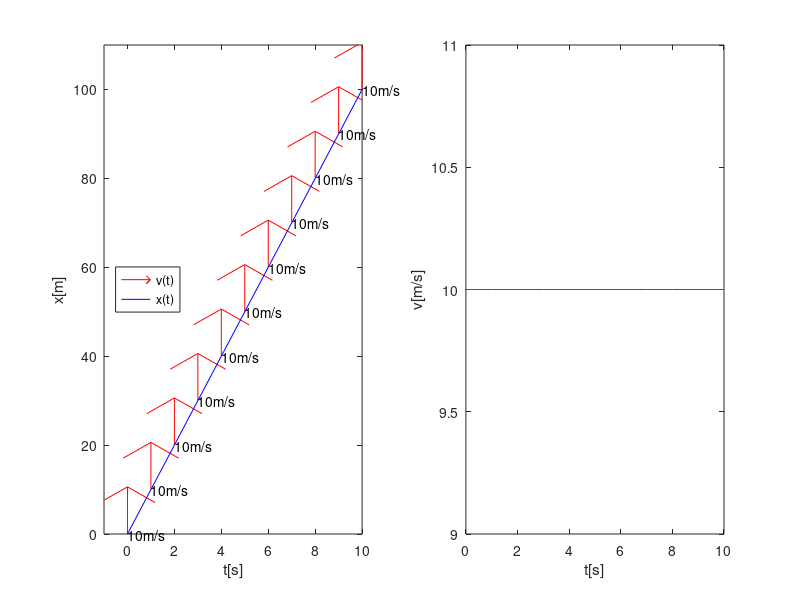

Write MATLAB code to recreate this figure.
%Oskar Chrostowski

t= 0:1:10;
v = linspace(10,10,11);
zero= linspace(0,0,11);
s=0:10:100;

subplot(1,2,1)
quiver(t,s,zero,v,0.35,'r')
text(t,s,"10m/s","FontSize",10)
hold on
plot(t,s,"b")
axis([-1 10 0 110]) %do wyrownania
xlabel('t[s]')
ylabel('x[m]')
legend({'v(t)','x(t)'},'Location','west')
subplot(1,2,2)
plot(t,v)
xlabel('t[s]')
ylabel('v[m/s]')
hold off